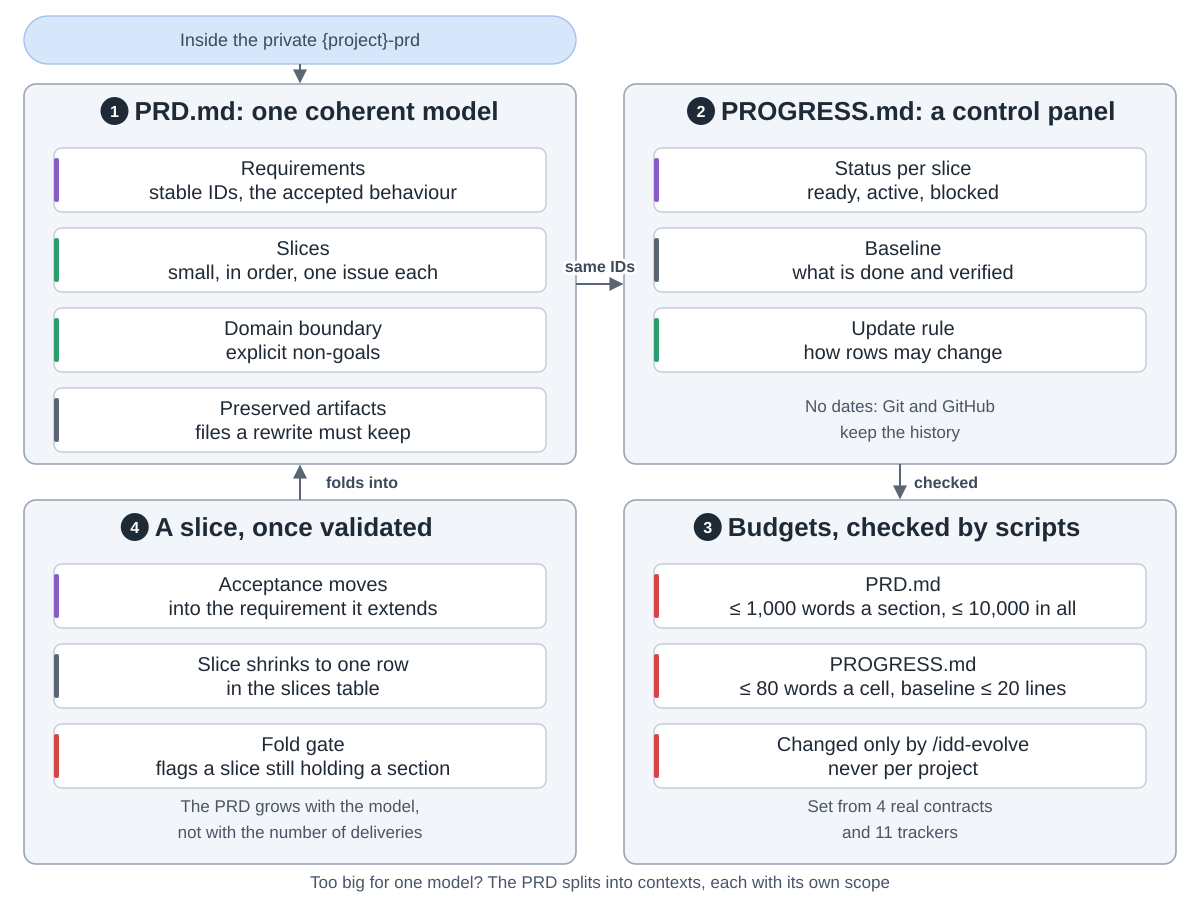

Reproduce this figure in Python.
"""The product contract: what PRD.md and PROGRESS.md hold, their budgets, and folding a done slice.
Drawn from maximalfocus/idd-skills at commit f905928 (CONSTITUTION.md Articles 1 and 7,
skills/idd-plan/SKILL.md, skills/idd-plan/scripts/prd-size-gate.sh, tracker-gate.sh, prd-fold-gate.sh,
manifest.sh, contract.sh).
Run: python3 contract.py"""
import sys
from pathlib import Path

sys.path.insert(0, str(Path(__file__).resolve().parents[2] / "tools"))
from archdiagram import Diagram  # noqa: E402

d = Diagram("idd-skills product contract",
            "Inside the private {project}-prd repository. "
            "1 PRD.md is one coherent model: requirements with stable IDs, the accepted behaviour; slices, small "
            "and in order, one issue each; the domain boundary with explicit non-goals; and preserved artifacts, "
            "the files a rewrite must keep. "
            "2 PROGRESS.md, using the same IDs, is a control panel: status per slice (ready, active, blocked), a "
            "baseline of what is done and verified, and an update rule for how rows may change. It carries no "
            "dates, since Git and GitHub keep the history. "
            "3 Budgets checked by scripts: PRD.md at most 1,000 words a section and 10,000 in all; PROGRESS.md at "
            "most 80 words a cell and a baseline of at most 20 lines. They change only through /idd-evolve, never "
            "per project, and were set from 4 real contracts and 11 trackers. "
            "4 Once a slice is validated, its acceptance moves into the requirement it extends and the slice "
            "shrinks to one row; the fold gate flags a slice still holding a section. So the PRD grows with the "
            "model, not with the number of deliveries. A product too big for one model splits its PRD into "
            "contexts, each with its own scope.")

L, R, W = 24, 624, 552
T1, H1 = 84, 380
T2, H2 = 500, 364
CW, CH, GAP = 492, 64, 16


def column(x, top, cards, gap=GAP):
    for i, (lbl, kind) in enumerate(cards):
        d.card(x + 30, top + 64 + i * (CH + gap), lbl, kind, w=CW, h=CH)


def notes(x, top, h, a, b):
    d.note(x + W / 2, top + h - 52, a)
    d.note(x + W / 2, top + h - 26, b)


d.pill(L, 16, W, 48, "Inside the private {project}-prd")
d.arrow(f"M{L + W / 2} 64V{T1 - 2}")

d.group(L, T1, W, H1, "PRD.md: one coherent model", 1)
column(L, T1, [("Requirements|stable IDs, the accepted behaviour", "write"),
               ("Slices|small, in order, one issue each", "plan"),
               ("Domain boundary|explicit non-goals", "plan"),
               ("Preserved artifacts|files a rewrite must keep", "data")])

d.group(R, T1, W, H1, "PROGRESS.md: a control panel", 2)
column(R, T1, [("Status per slice|ready, active, blocked", "write"),
               ("Baseline|what is done and verified", "data"),
               ("Update rule|how rows may change", "plan")])
notes(R, T1, H1, "No dates: Git and GitHub", "keep the history")

d.group(R, T2, W, H2, "Budgets, checked by scripts", 3)
column(R, T2, [("PRD.md|≤ 1,000 words a section, ≤ 10,000 in all", "review"),
               ("PROGRESS.md|≤ 80 words a cell, baseline ≤ 20 lines", "review"),
               ("Changed only by /idd-evolve|never per project", "review")])
notes(R, T2, H2, "Set from 4 real contracts", "and 11 trackers")

d.group(L, T2, W, H2, "A slice, once validated", 4)
column(L, T2, [("Acceptance moves|into the requirement it extends", "write"),
               ("Slice shrinks to one row|in the slices table", "data"),
               ("Fold gate|flags a slice still holding a section", "review")])
notes(L, T2, H2, "The PRD grows with the model,", "not with the number of deliveries")

d.arrow(f"M{L + W} {T1 + 200}H{R - 2}", label="same IDs", at=(600, T1 + 188))
d.arrow(f"M{R + W / 2} {T1 + H1}V{T2 - 2}", label="checked", at=(R + W / 2 + 46, T1 + H1 + 24))
d.arrow(f"M{L + W / 2} {T2}V{T1 + H1 + 2}", label="folds into", at=(L + W / 2 + 62, T1 + H1 + 24))

d.note(600, 888, "Too big for one model? The PRD splits into contexts, each with its own scope")

d.save(Path(__file__).with_name("contract.svg"))
